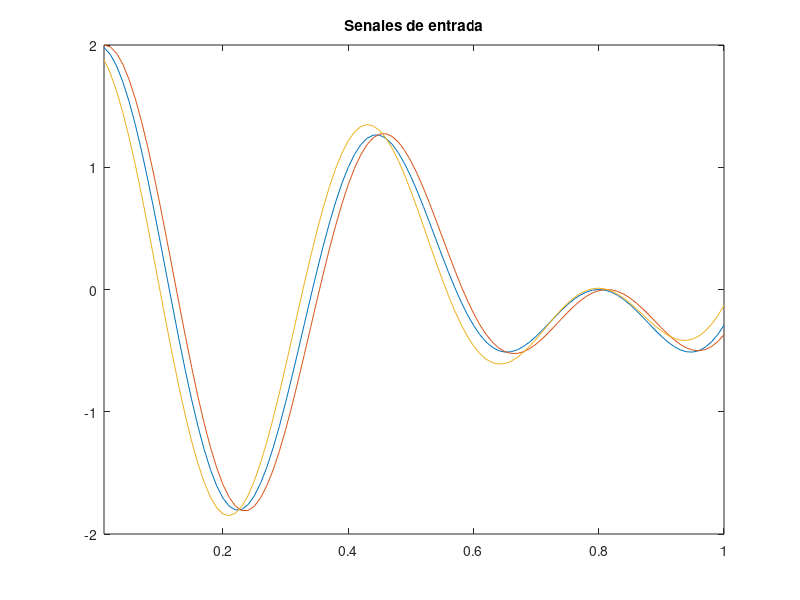
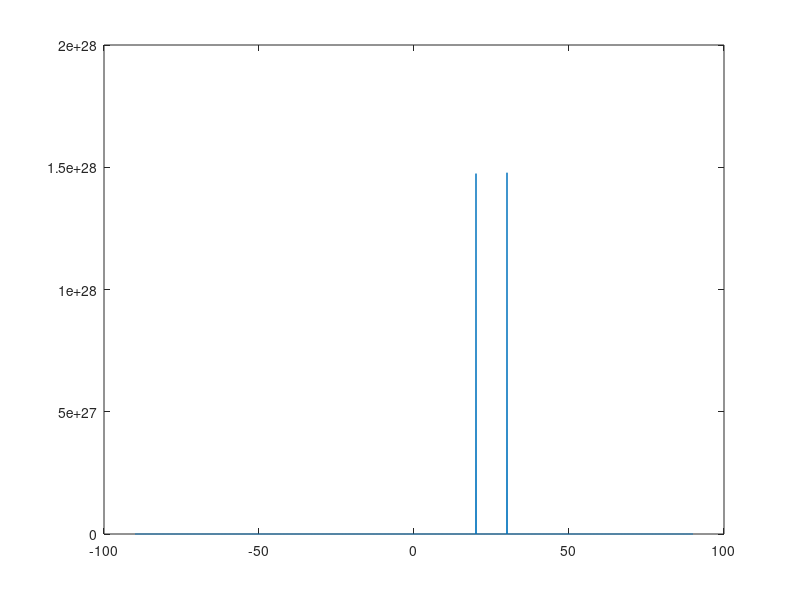

MATLAB code for these plots, in order:
%

doas = [30 20];

d = 20;

noise_w = 0;   %entre 0 y 1

K = 100;
%%%%%%%%

freq = 2.5;

c = 343;
fs = K;
t = (1:K)/K;

r = 2;
s1 = exp(j*(2*pi*freq*t));
s2 = exp(j*(2*pi*0.75*freq*t));

N = 3;
steer = zeros(N,r);
steer(1,:) = [1 1];    %first microphones is reference, no delay
steer(2,:) = exp(-i*2*pi*(d/c)*sin(doas*pi/180));  % second mic, delayed as usual
steer(3,:) = exp(-i*2*pi*(d/c)*sin((doas-60)*pi/180));% third mic, delays with an angular offset

%ruido
noise = sqrt(noise_w/2)*(randn(N,K)+i*randn(N,K));

%data matrix
X = steer*[s1; s2]+noise;

figure(1); plot(t,X); axis([min(t) max(t) -2 2]); title('Senales de entrada')

%covariance matrix
R = X*X'/K;

%eigendecomposicion of covariance matrix
% Q: vectors
% D: values
[Q,D] = eig(R);

%sorting eigenvalues
[D,I] = sort(diag(D),1,'descend');

%sorting eigenvectors
Q = Q(:,I);

%getting signal eigenvectors
Qs = Q(:,1:r);   %this could be done without knowing r

%getting noise eigenvectors
Qn = Q(:,r+1:N);


%%% MUSIC
%define angles to look for orthogonality
angles = -90:0.1:90;

%compute steering vectors corresponding to values in angles
a1 = zeros(N,length(angles));
a1(1,:) = ones(1,length(angles));        %first microphones is reference, no delay
a1(2,:) = exp(-i*2*pi*(d/c)*sin(angles*pi/180));  % second mic, delayed as usual
a1(3,:) = exp(-i*2*pi*(d/c)*sin((angles-60)*pi/180));% third mic, delays with an angular offset

%compute MUSIC spectrum
for k=1:length(angles)
	music_spectrum(k)=(a1(:,k)'*a1(:,k))/(a1(:,k)'*Qn*Qn'*a1(:,k));
end

figure(2)
plot(angles,abs(music_spectrum))
